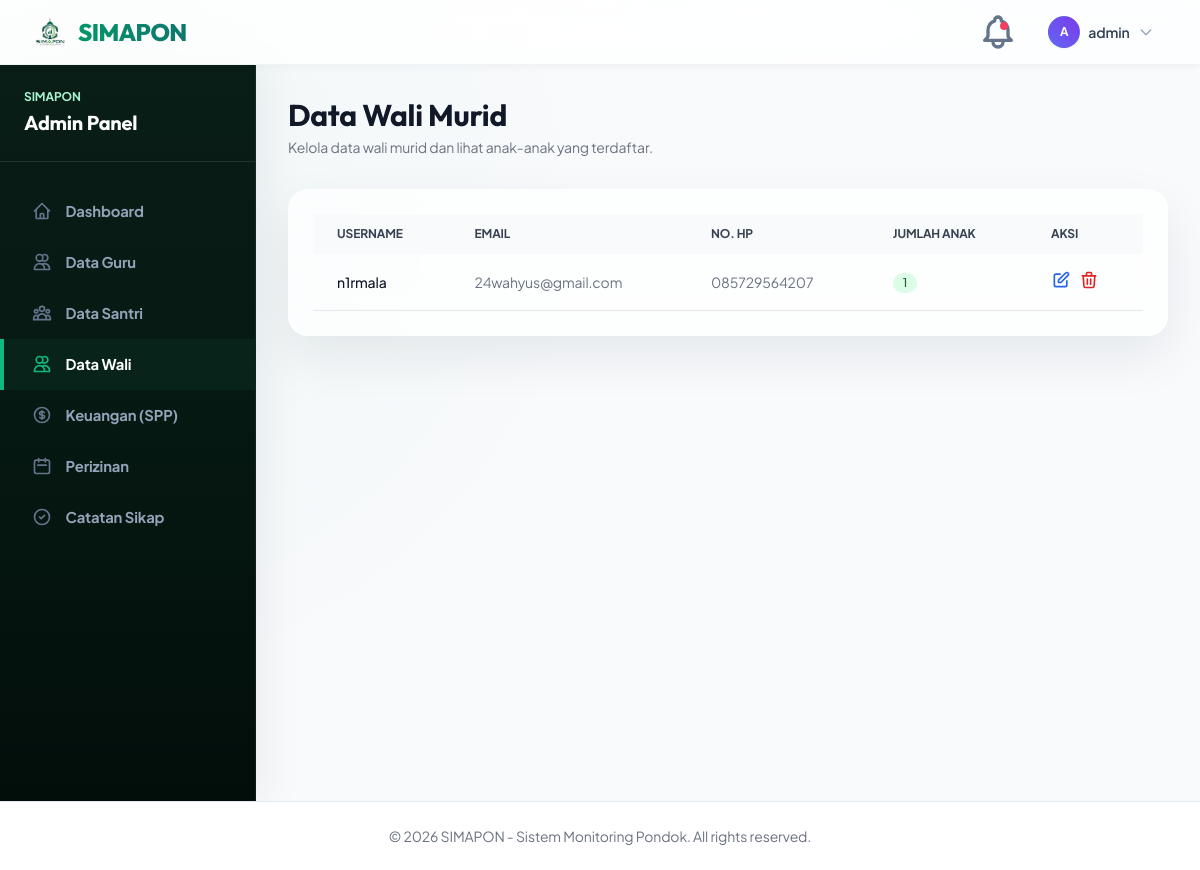
The app's page /dashboard/admin/parent/ (signed in) with its own data.
### users/models.py (models this page shows, shortened)
class User(AbstractUser):
    is_admin = models.BooleanField(default=False)
    is_guru = models.BooleanField(default=False)
    is_parent = models.BooleanField(default=False)
    phone_number = models.CharField(max_length=15, blank=True, null=True)
    profile_picture = models.ImageField(upload_to=get_profile_upload_path, blank=True, null=True, verbose_name="Foto Profil")
    class Meta:
        db_table = 'simapon_user'

### users/views.py (the view, shortened to what this page needs)
# urls.py: path('dashboard/admin/parent/', views.admin_parent_list, name='admin_parent_list'),
@login_required
def admin_parent_list(request):
    if not (request.user.is_admin or request.user.is_staff):
        return redirect('dashboard')
    parents = User.objects.filter(is_parent=True).prefetch_related('children')
    return render(request, 'dashboards/admin/parent.html', {'parents': parents})

### users/context_processors.py (called while the page is built)
def notifications_processor(request):
    if request.user.is_authenticated:
        latest_notifications = request.user.notifications.all()[:10]
        unread_count = request.user.notifications.filter(is_read=False).count()
        return {
            'latest_notifications': latest_notifications,
            'unread_notifications_count': unread_count,
        }
    return {}

### templates/dashboards/admin/parent.html (shortened to what this page needs)
{% extends 'dashboards/admin/base.html' %} {% block admin_content %}
<div class="mb-8 flex justify-between items-center">
  <div>
    <h2
      class="text-2xl font-bold leading-7 text-gray-900 sm:text-3xl sm:truncate"
    >
      Data Wali Murid
    </h2>
    <p class="mt-1 text-sm text-gray-500">
      Kelola data wali murid dan lihat anak-anak yang terdaftar.
    </p>
  </div>
</div>
<div class="grid grid-cols-1 gap-8">
  <div>
    <div class="bg-white shadow sm:rounded-lg overflow-hidden">
      <div class="p-6">
        <table class="datatable w-full text-left text-sm text-gray-500">
          <thead class="text-xs text-gray-700 uppercase bg-gray-50">
            <tr>
              <th class="px-6 py-3">Username</th>
              <th class="px-6 py-3">Email</th>
              <th class="px-6 py-3">No. HP</th>
              <th class="px-6 py-3">Jumlah Anak</th>
              <th class="px-6 py-3">Aksi</th>
            </tr>
          </thead>
          <tbody>
            {% for parent in parents %}
            <tr class="border-b hover:bg-gray-50">
              <td class="px-6 py-4 font-medium text-gray-900">
                {{ parent.username }}
              </td>
              <td class="px-6 py-4">{{ parent.email }}</td>
              <td class="px-6 py-4">{{ parent.phone_number|default:"-" }}</td>
              <td class="px-6 py-4">
                <span
                  class="inline-flex items-center px-2.5 py-0.5 rounded-full text-xs font-medium bg-green-100 text-green-800"
                >
                  {{ parent.children.all|length }}
                </span>
              </td>
              <td class="px-6 py-4">
                <div class="flex gap-2">
                  <a
                    href="{% url 'edit_parent' parent.id %}"
                    class="text-blue-600 hover:text-blue-900"
                    title="Edit"
                  >
                    <svg
                      class="w-5 h-5"
                      fill="none"
                      stroke="currentColor"
                      viewBox="0 0 24 24"
                    >
                      <path
                        stroke-linecap="round"
                        stroke-linejoin="round"
                        stroke-width="2"
                        d="M11 5H6a2 2 0 00-2 2v11a2 2 0 002 2h11a2 2 0 002-2v-5m-1.414-9.414a2 2 0 112.828 2.828L11.828 15H9v-2.828l8.586-8.586z"
                      ></path>
                    </svg>
                  </a>
                  <form
                    method="POST"
                    style="display: inline"
                    onsubmit="
                      return confirm(
                        'Apakah Anda yakin ingin menghapus data ini?',
                      );
                    "
                  >
                    <button
                      type="submit"
                      class="text-red-600 hover:text-red-900"
                      title="Hapus"
                    >
                      <svg
                        class="w-5 h-5"
                        fill="none"
                        stroke="currentColor"
                        viewBox="0 0 24 24"
                      >
                        <path
                          stroke-linecap="round"
                          stroke-linejoin="round"
                          stroke-width="2"
                          d="M19 7l-.867 12.142A2 2 0 0116.138 21H7.862a2 2 0 01-1.995-1.858L5 7m5 4v6m4-6v6m1-10V4a1 1 0 00-1-1h-4a1 1 0 00-1 1v3M4 7h16"
                        ></path>
                      </svg>
                    </button>
                  </form>
                </div>
              </td>
            </tr>
            {% empty %}
            <tr>
              <td colspan="5" class="px-6 py-4 text-center text-gray-500">
                Tidak ada data wali murid.
              </td>
            </tr>
            {% endfor %}
          </tbody>
        </table>
      </div>
    </div>
  </div>
</div>
{% endblock %}

### templates/base.html (shortened to what this page needs)
<!doctype html>
{% load static %}
<html lang="id">
  <head>
    <script src="https://cdn.tailwindcss.com"></script>
    <link
      href="https://cdn.jsdelivr.net/npm/simple-datatables@latest/dist/style.css"
      rel="stylesheet"
      type="text/css"
    />
    <link href="{% static 'css/simapon.css' %}" rel="stylesheet" />
  </head>
  <body class="text-slate-800 antialiased min-h-screen flex flex-col font-sans">
    <nav class="app-navbar w-full z-30 top-0 sticky">
      <div class="max-w-7xl mx-auto px-4 sm:px-6 lg:px-8">
        <div class="flex justify-between h-16">
          <div class="flex items-center">
            <a
              href="{% url 'landing' %}"
              class="flex-shrink-0 flex items-center gap-2.5 group"
            >
              <img
                src="{% static 'logo-simapon.png' %}"
                alt="SIMAPON Logo"
                class="h-9 w-auto object-contain transition-transform duration-300 group-hover:scale-105"
              />
              <span class="font-extrabold text-2xl tracking-tight font-display bg-gradient-to-r from-emerald-600 to-teal-700 bg-clip-text text-transparent"
                >SIMAPON</span
              >
            </a>
          </div>
          <div class="flex items-center gap-2 sm:gap-4">
            {% if user.is_authenticated %}
            <div class="relative group" id="notification-dropdown">
              <button
                class="nav-link flex items-center justify-center w-10 h-10 rounded-lg p-0 relative hover:bg-slate-100 transition-colors"
                type="button"
                id="notification-bell-btn"
                title="Notifikasi"
              >
                {% if unread_notifications_count > 0 %}
                <span class="absolute top-2.5 right-2.5 block h-2 w-2 rounded-full bg-rose-500" id="notif-badge"></span>
                {% endif %}
              </button>
            </div>
            <div class="relative group">
              <button
                class="nav-account flex items-center gap-2 group"
                type="button"
              >
                {% if user.profile_picture %}
                  <img src="{{ user.profile_picture.url }}" alt="{{ user.username }}" class="w-8 h-8 rounded-full object-cover shadow-sm border border-emerald-500/10 transition-transform duration-300 group-hover:scale-105">
                {% else %}
                  <div class="w-8 h-8 rounded-full flex items-center justify-center font-bold text-xs text-white shadow-sm border border-emerald-500/10 transition-transform duration-300 group-hover:scale-105
                    {% if user.is_admin %}
                      bg-gradient-to-tr from-indigo-500 to-violet-600
                    {% elif user.is_guru %}
                      bg-gradient-to-tr from-emerald-400 to-teal-600
                    {% else %}
                      bg-gradient-to-tr from-sky-400 to-blue-600
                    {% endif %}">
                    {{ user.username|slice:":1"|upper }}
                  </div>
                {% endif %}
                <span class="truncate max-w-32 sm:max-w-none text-slate-700 font-semibold text-sm">
                  {% if user.username|length > 12 %}
                    {{ user.username|slice:":12" }}...
                  {% else %}
                    {{ user.username }}
                  {% endif %}
                </span>
                <svg
                  class="w-4 h-4 text-slate-400 group-hover:text-slate-700 transition-colors"
                  fill="none"
                  stroke="currentColor"
                  viewBox="0 0 24 24"
                >
                  <path
                    stroke-linecap="round"
                    stroke-linejoin="round"
                    stroke-width="2"
                    d="M19 9l-7 7-7-7"
                  ></path>
                </svg>
              </button>
            </div>
            {% endif %}
          </div>
        </div>
      </div>
    </nav>
    <main class="flex-grow">
      {% block content %} {% endblock %}
    </main>
    <footer class="bg-white border-t border-slate-200 mt-auto">
      <div class="max-w-7xl mx-auto py-6 px-4 sm:px-6 lg:px-8">
        <p class="text-center text-sm text-gray-500">
          &copy; {% now "Y" %} SIMAPON - Sistem Monitoring Pondok. All rights
          reserved.
        </p>
      </div>
    </footer>
  </body>
</html>

### static/css/simapon.css (style rules this page uses)
:root { color-scheme: light; --primary-h: 162; --primary-s: 84%; --primary-l: 32%; --primary: hsl(var(--primary-h), var(--primary-s), var(--primary-l)); --primary-light: hsl(var(--primary-h), var(--primary-s), 42%); --primary-dark: hsl(var(--primary-h), var(--primary-s), 20%); --secondary-h: 199; --secondary-s: 92%; --secondary-l: 48%; --secondary: hsl(var(--secondary-h), var(--secondary-s), var(--secondary-l)); --secondary-light: hsl(var(--secondary-h), var(--secondary-s), 60%); --ink: #0f172a; --muted: #475569; --line: rgba(148, 163, 184, 0.12); --surface: #f8fafc; --radius-lg: 1.25rem; --radius-md: 0.85rem; --shadow-sm: 0 2px 8px rgba(15, 23, 42, 0.04); --shadow-md: 0 10px 30px rgba(15, 23, 42, 0.05); --shadow-lg: 0 20px 50px rgba(15, 23, 42, 0.08); }
* { letter-spacing: -0.01em; box-sizing: border-box; }
body { min-height: 100vh; background: radial-gradient(circle at 10% 10%, hsla(var(--primary-h), var(--primary-s), var(--primary-l), 0.05), transparent 45rem), radial-gradient(circle at 90% 20%, hsla(var(--secondary-h), var(--secondary-s), var(--secondary-l), 0.04), transparent 40rem), linear-gradient(180deg, #ffffff 0%, var(--surface) 50%, #f1f5f9 100%); font-family: 'Plus Jakarta Sans', ui-sans-serif, system-ui, -apple-system, sans-serif; color: #334155; }
h1, h2, h3, h4, h5, h6, .font-display { font-family: 'Outfit', ui-sans-serif, system-ui, sans-serif; }
.app-navbar { background: rgba(255, 255, 255, 0.75); border-bottom: 1px solid var(--line); box-shadow: var(--shadow-sm); backdrop-filter: blur(20px); -webkit-backdrop-filter: blur(20px); transition: all 0.3s ease; }
.nav-link, .nav-account { display: inline-flex; align-items: center; min-height: 2.5rem; border-radius: var(--radius-md); padding: 0.5rem 0.9rem; color: #475569; font-size: 0.875rem; font-weight: 700; transition: all 0.2s cubic-bezier(0.4, 0, 0.2, 1); }
.app-panel, .bg-white.shadow, .bg-white.shadow-xl, .bg-white.overflow-hidden.shadow { border: 1px solid var(--line); box-shadow: var(--shadow-lg); border-radius: var(--radius-lg); transition: all 0.3s cubic-bezier(0.4, 0, 0.2, 1); background: #ffffff; }
table { border-collapse: separate; border-spacing: 0; width: 100%; }
thead th { white-space: nowrap; }
.app-panel, .bg-white.shadow, .bg-white.shadow-xl, .bg-white.overflow-hidden.shadow, .bg-white.shadow-md { background: rgba(255, 255, 255, 0.72) !important; backdrop-filter: blur(24px) !important; -webkit-backdrop-filter: blur(24px) !important; border: 1px solid rgba(255, 255, 255, 0.48) !important; box-shadow: var(--shadow-lg) !important; border-radius: var(--radius-lg) !important; transition: all 0.3s cubic-bezier(0.4, 0, 0.2, 1) !important; }

### records on screen
User: username "A", username "admin"
User: username "n1rmala", email "24wahyus@gmail.com", phone_number "085729564207", children.all|length "1"
